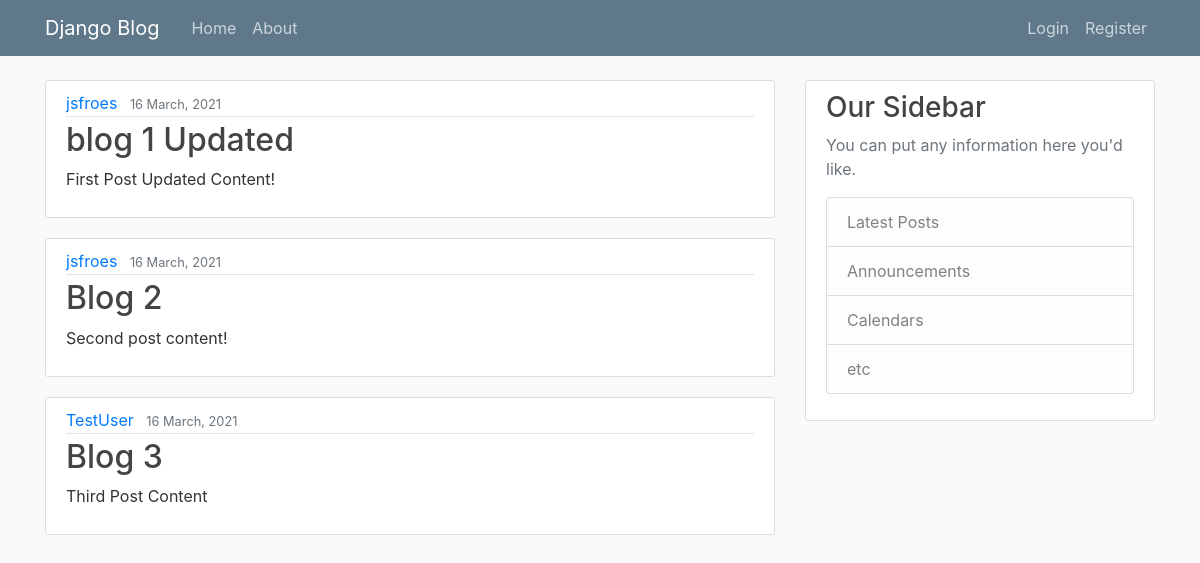
The page / on the database its author committed.
### blog/models.py (models this page shows, shortened)
class Post(models.Model):
    title = models.CharField(max_length=100)
    content = models.TextField()
    date_posted = models.DateTimeField(default=timezone.now) # create the date with the actual date of the post and allow updates
    author = models.ForeignKey(User, on_delete = models.CASCADE) # if a user is deleted, delete the post as well

### blog/views.py (the view)
# urls.py: path('', views.home, name='blog-home'),
def home(req):
    context = {
        'posts': Post.objects.all()
    }
    return render(req, 'blog/home.html', context)

### blog/templates/blog/home.html
{% extends 'blog/base.html' %}
{% block content %}
{% for post in posts %}
<article class="media content-section">
    <div class="media-body">
        <div class="article-metadata">
            <a class="mr-2" href="#">{{ post.author }}</a>
            <small class="text-muted">{{ post.date_posted|date:'d F, Y' }}</small>
        </div>
        <h2><a class="article-title" href="#">{{ post.title }}</a></h2>
        <p class="article-content">{{ post.content }}</p>
    </div>
</article>
{% endfor %}
{% endblock content %}

### blog/static/blog/main.css (style rules this page uses)
body { background: #fafafa; color: #333333; margin-top: 5rem; }
h1, h2, h3, h4, h5, h6 { color: #444444; }
.content-section { background: #ffffff; padding: 10px 20px; border: 1px solid #dddddd; border-radius: 3px; margin-bottom: 20px; }
.article-title { color: #444444; }
.article-content { white-space: pre-line; }
.article-metadata { padding-bottom: 1px; margin-bottom: 4px; border-bottom: 1px solid #e3e3e3 }

### rows shown on the page
Post: author "jsfroes", date_posted "16 March, 2021", title "blog 1 Updated", content "First Post Updated Content!"
Post: author "jsfroes", date_posted "16 March, 2021", title "Blog 2", content "Second post content!"
Post: author "TestUser", date_posted "16 March, 2021", title "Blog 3", content "Third Post Content"
